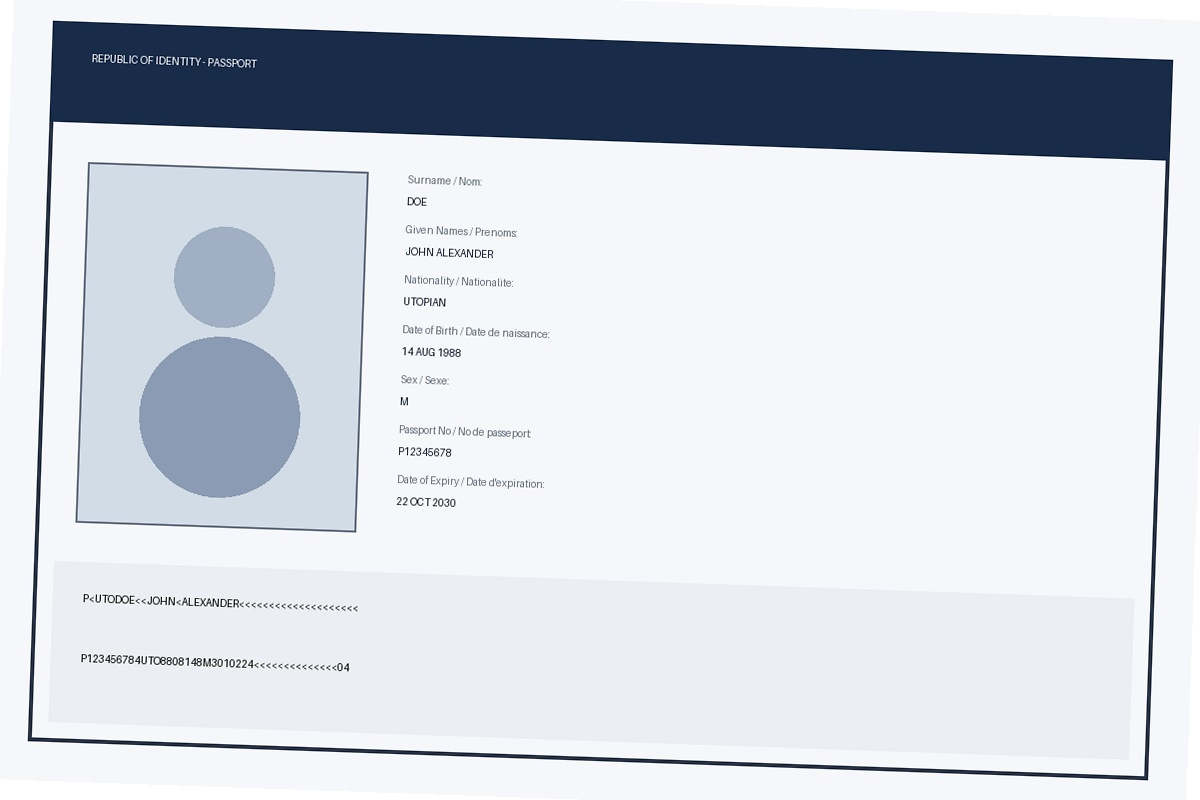
#> input picture backend/uploads/22a206b6-4977-4537-938e-b7b441ae83eb/original.jpg, 1200 x 800 px
$ python -i preprocessing.py   (imports and definitions only)   (older library calls are emulated)
#> lines starting #> are read from the running program, lines starting #| are printed output that depends on the picture
#> further down, picture is the input picture: shape (800, 1200, 3); mean B, G, R 222.2, 213.9, 209.2
import time
import uuid
from datetime import datetime
from pathlib import Path
from typing import Tuple, List, Dict, Any
import cv2
import numpy as np
from PIL import Image, ImageOps
import io

from backend.app.config import UPLOAD_DIR
from backend.app.schemas.document import PreprocessingMetrics, DocumentUploadResponse


# [74 lines left out: functions load_image_with_exif, calculate_blur_variance, calculate_glare_score, detect_skew_angle, rotate_image, not called in this run]


def enhance_illumination(bgr: np.ndarray) -> np.ndarray:
    """Normalizes illumination using CLAHE on the L-channel of LAB color space."""
    lab = cv2.cvtColor(bgr, cv2.COLOR_BGR2LAB)
#> lab: shape (800, 1200, 3); mean of channels 0, 1, 2 215.5, 128.4, 122.9
    l, a, b = cv2.split(lab)
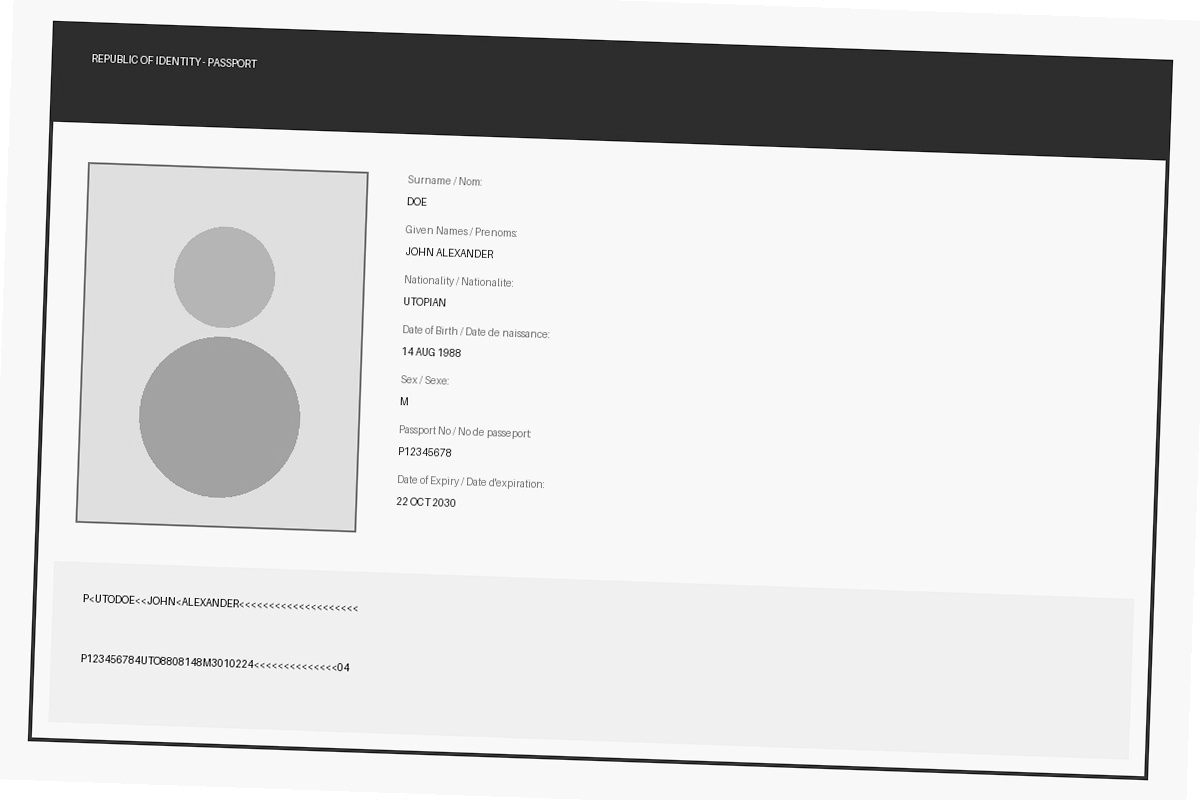
#> l: shape (800, 1200); min 0, max 255, mean 215.5
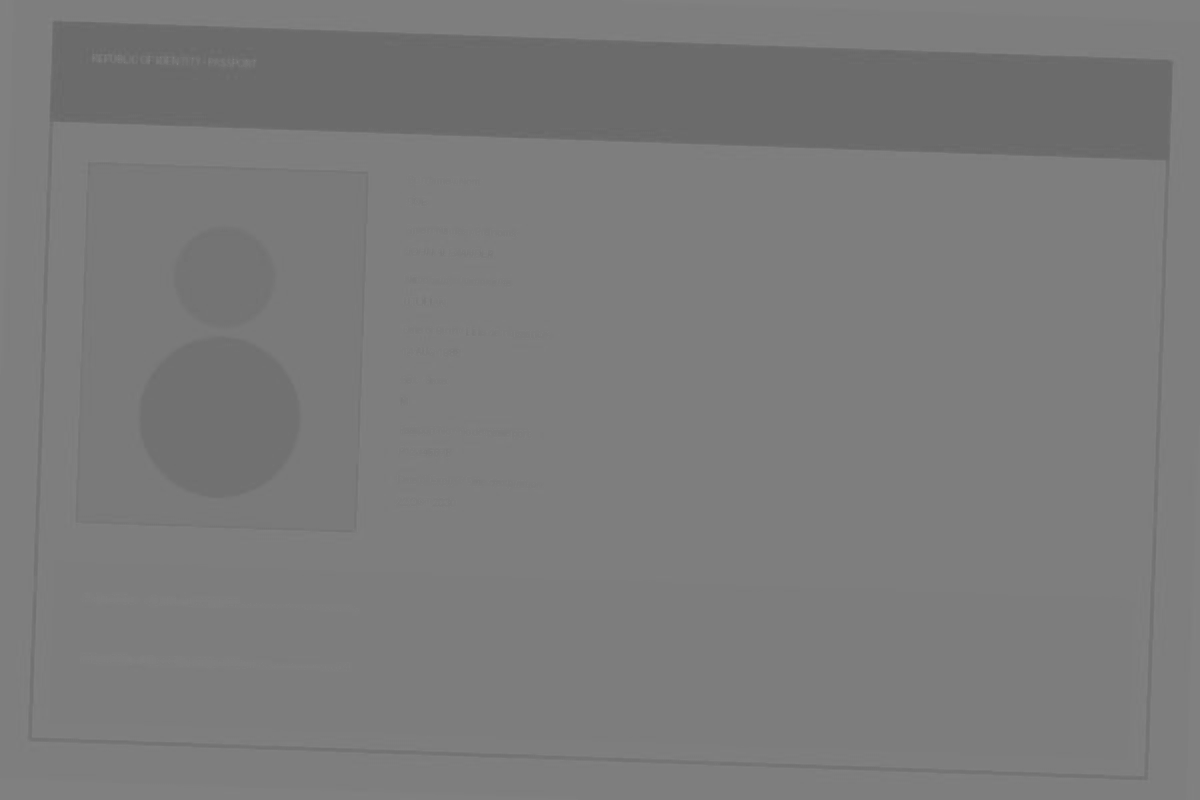
#> b: shape (800, 1200); min 102, max 130, mean 122.9
    clahe = cv2.createCLAHE(clipLimit=2.0, tileGridSize=(8, 8))
    cl = clahe.apply(l)
    limg = cv2.merge((cl, a, b))
#> limg: shape (800, 1200, 3); mean of channels 0, 1, 2 210.7, 128.4, 122.9
    enhanced = cv2.cvtColor(limg, cv2.COLOR_LAB2BGR)
    return enhanced


# [101 lines left out: function preprocess_document_image, not called in this run]

>>> import cv2
>>> picture = cv2.imread('../../uploads/22a206b6-4977-4537-938e-b7b441ae83eb/original.jpg')
>>> result = enhance_illumination(picture)

$ run again, on backend/uploads/22a206b6-4977-4537-938e-b7b441ae83eb/thumbnail.jpg
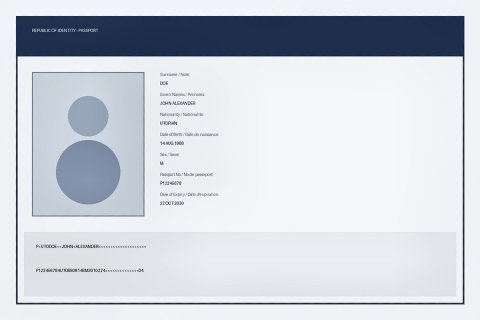
#> input picture backend/uploads/22a206b6-4977-4537-938e-b7b441ae83eb/thumbnail.jpg, 480 x 320 px
#> picture is the input picture: shape (320, 480, 3); mean B, G, R 217.8, 209.1, 204.9
#> lab: shape (320, 480, 3); mean of channels 0, 1, 2 211.6, 128.4, 122.7
#> in enhance_illumination, `cl = clahe.apply(l)`:
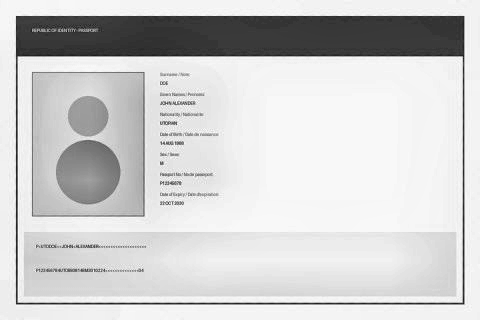
#> cl: shape (320, 480); min 18, max 255, mean 207
#> limg: shape (320, 480, 3); mean of channels 0, 1, 2 207, 128.4, 122.7
#> in enhance_illumination, `enhanced = cv2.cvtColor(limg, cv2.COLOR_LAB2BGR)`:
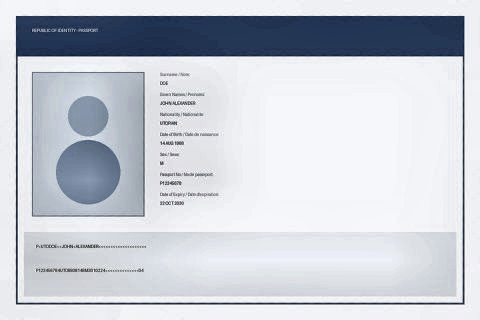
#> enhanced: shape (320, 480, 3); mean B, G, R 212.9, 204.3, 199.5
